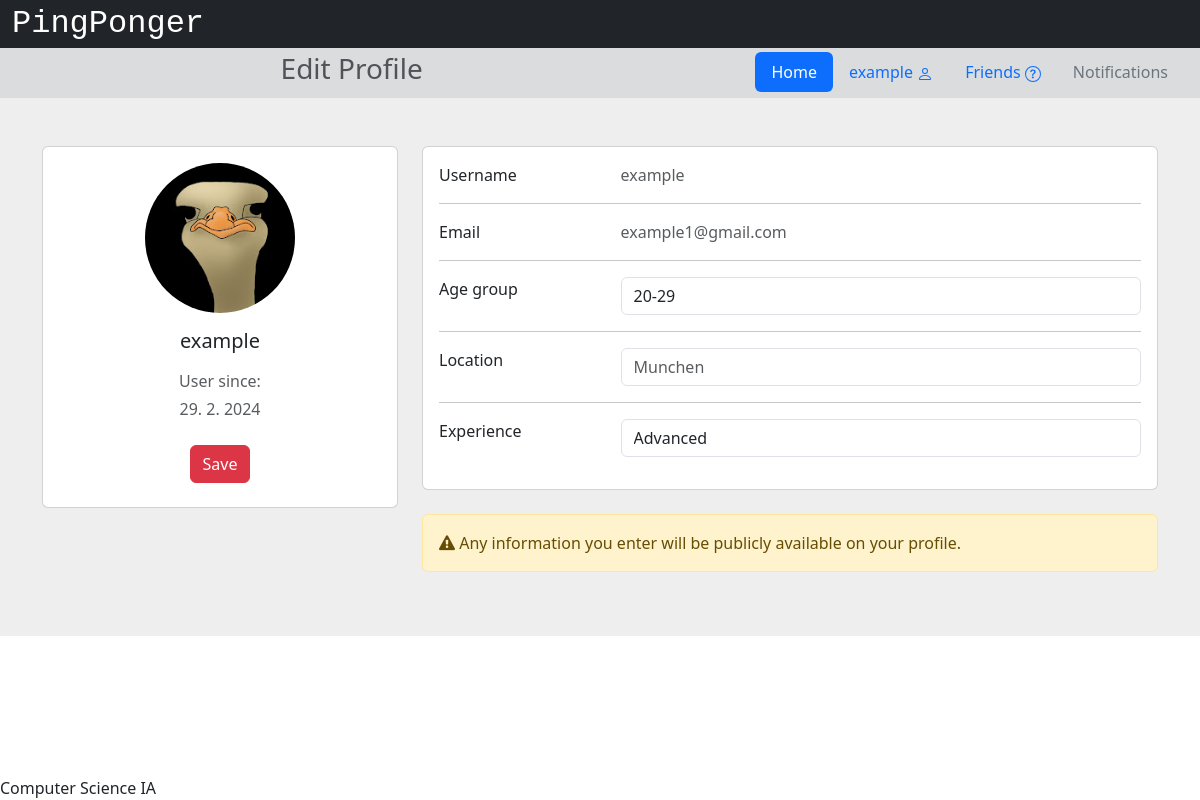
Screenshot of /editprofile (signed in) with the database file from the repository.
### app/models.py (models this page shows, shortened)
class User(db.Model, UserMixin):
    __tablename__ = 'users'
    id = db.Column(db.Integer, primary_key=True)
    username = db.Column(db.String(32), nullable=False)
    email = db.Column(db.String(320), index=True, unique=True, nullable=False)
    password_hash = db.Column(db.String(128))
    join_date = db.Column(db.DateTime(timezone=True), default=datetime.now)
    experience = db.Column(db.String(12))
    age_group = db.Column(db.String(6))
    location_id = db.Column(db.Integer, db.ForeignKey('locations.id'))
    location = db.relationship('Location', back_populates='users')
    notifications = db.Relationship('Notification', back_populates='user', order_by='Notification.id.desc()')

class Location(db.Model):
    __tablename__ = 'locations'
    id = db.Column(db.Integer, primary_key=True)
    location = db.Column(db.String(60))
    users = db.relationship('User', back_populates='location')
    matches = db.relationship('Match', back_populates='location')

### app/views.py (the view, shortened to what this page needs)
@app.route('/editprofile', methods=["GET", "POST"])
@login_required
def editProfile():
    if request.method == "GET":
        return render_template('editProfile.html')

### app/views.py (called while the page is built)
@login_manager.user_loader
def load_user(user_id):
    return User.query.get(int(user_id))

### app/templates/editProfile.html (shortened to what this page needs)
{% extends "base.html" %}
{% block head %}
    {{ super() }}
{% endblock %}
{% block pagetitle %}Edit Profile{% endblock %}
{% block content %}
    <section style="background-color: #eee;">
        <div class="container py-5">
            <div class="row">
                <div class="col-lg-4">
                    <div class="card mb-4">
                        <div class="card-body text-center">
                            <img src="/static/img/noj.jpg" alt="avatar"
                                class="rounded-circle img-fluid" style="width: 150px;">
                            <h5 class="my-3">{{current_user.username}}</h5>
                            <p class="text-muted mb-1">User since:</p>
                            <p class="text-muted mb-4">{{current_user.join_date.day}}. {{current_user.join_date.month}}. {{current_user.join_date.year}}</p>
                            <div class="d-flex justify-content-center mb-2">
                                <button type="submit" form="settings" class="btn btn-danger">Save</button>
                            </div>
                        </div>
                    </div>
                </div>
                <form class="col-lg-8" id="settings" action="/editprofile" method="post">
                    <div class="card mb-4">
                        <div class="card-body">
                            <div class="row">
                                <div class="col-sm-3">
                                    <p class="mb-0">Username</p>
                                </div>
                                <div class="col-sm-9">
                                    <p class="text-muted mb-0">{{current_user.username}}</p>
                                </div>
                            </div>
                            <hr>
                            <div class="row">
                                <div class="col-sm-3">
                                <p class="mb-0">Email</p>
                                </div>
                                <div class="col-sm-9">
                                <p class="text-muted mb-0">{{current_user.email}}</p>
                                </div>
                            </div>
                            <hr>
                            <div class="row">
                                <div class="col-sm-3">
                                    <p class="mb-0">Age group</p>
                                </div>
                                <div class="col-sm-9">
                                    <p class="text-muted my-0">
                                        <div class="form-group">
                                            <select name="age" class="form-control">
                                                <option selected>{{current_user.age_group}}</option>
                                            </select>
                                        </div>
                                    </p>
                                </div>
                            </div>
                            <hr class="mt-0">
                            <div class="row">
                                <div class="col-sm-3">
                                    <p class="mb-0">Location</p>
                                </div>
                                <div class="col-sm-9">
                                    <input class="form-control" list="datalistLocations" name="location" placeholder="{{current_user.location.location}}">
                                </div>
                            </div>
                            <hr>
                            <div class="row">
                                <div class="col-sm-3">
                                    <p class="mb-0">Experience</p>
                                </div>
                                <div class="col-sm-9">
                                    <p class="text-muted mb-0">
                                        <div class="form-group">
                                            <select name="experience" class="form-control">
                                                <option selected>{{current_user.experience}}</option>
                                            </select>
                                        </div>
                                    </p>
                                </div>
                            </div>
                        </div>
                    </div>
                    <div class="alert alert-warning" role="alert" data-mdb-color="warning">
                        <i class="fa fa-exclamation-triangle"></i>
                        Any information you enter will be publicly available on your profile.
                    </div>
                </div>
            </div>
        </div>
{% endblock %}

### app/templates/base.html (shortened to what this page needs)
<!DOCTYPE html>
<html lang="en">
    <head>
        {% block head %}
        <link href="https://cdn.jsdelivr.net/npm/bootstrap@5.3.2/dist/css/bootstrap.min.css" rel="stylesheet">
        <link rel="stylesheet" href="https://cdnjs.cloudflare.com/ajax/libs/font-awesome/4.7.0/css/font-awesome.min.css">
        <link rel="stylesheet" href="{{ url_for('static', filename='style.css') }}">
        {% endblock %}
    </head>
    <body>
        <div id="header">
            {% block header %}
            <div class="container-fluid">
                <div class="row bg-dark">
                    <a class="navbar-brand text-white" style="font-size: 2rem; font-family: var(--bs-font-monospace) !important;" href="/">PingPonger</a>
                </div>
                <div class="row bg-secondary bg-opacity-25 p-1">
                    <div class="col-7">
                        <h3 class="text-muted d-flex justify-content-center">
                            {% block pagetitle %}{% endblock %}
                        </h3>
                    </div>
                    <div class="col-5 d-flex justify-content-end">
                        <ul class="nav nav-pills">
                            <li class="nav-item">
                                <a class="nav-link active" href="/">Home</a>
                            </li>
                            <li class="nav-item">
                                {% if current_user.is_authenticated %}
                                    <li class="nav-item">
                                        <a class="nav-link" href="{{url_for('profile', username=current_user.username, userID=current_user.id)}}">{{current_user.username}}
                                        </a>
                                    </li>
                                    {% else %}
                                    <li class="nav-item">
                                        <a class="nav-link" href="/login">Log In</a>
                                    </li>
                                {% endif %}
                            </li>
                            <li class="nav-item">
                                <a class="nav-link" href="{{url_for('allusers', who='friends')}}">
                                        Friends
                                </a>
                            </li>
                            <li class="nav-item">
                                <a class="nav-link text-secondary" href="/notifications">Notifications</a>
                            </li>
                        </ul>
                    </div>
                </div>
            </div>
            {% endblock %}
        </div>
        <div id="content">{% block content %}{% endblock %}</div>
        <div id="footer" class="fixed-bottom">
            {% block footer %}
            Computer Science IA
            {% endblock %}
        </div>
    </body>
</html>

### app/static/style.css (style rules this page uses)
div { text-align: justify; text-justify: inter-word; }

### rows the page displays
User: username "example", join_date.day "29", join_date.month "2", join_date.year "2024", email "example1@gmail.com", age "20-29", experience "Advanced"
Location: location "Munchen"
